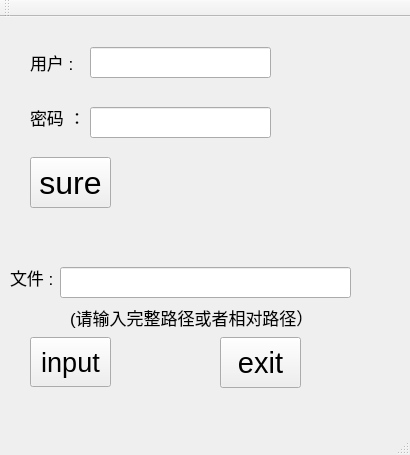
<?xml version="1.0" encoding="UTF-8"?>
<ui version="4.0">
 <class>MainWindow</class>
 <widget class="QMainWindow" name="MainWindow">
  <property name="geometry">
   <rect>
    <x>0</x>
    <y>0</y>
    <width>410</width>
    <height>455</height>
   </rect>
  </property>
  <property name="minimumSize">
   <size>
    <width>410</width>
    <height>455</height>
   </size>
  </property>
  <property name="maximumSize">
   <size>
    <width>410</width>
    <height>455</height>
   </size>
  </property>
  <property name="font">
   <font>
    <pointsize>12</pointsize>
   </font>
  </property>
  <property name="windowTitle">
   <string>lock</string>
  </property>
  <widget class="QWidget" name="centralWidget">
   <widget class="QPushButton" name="btn1">
    <property name="geometry">
     <rect>
      <x>30</x>
      <y>140</y>
      <width>81</width>
      <height>51</height>
     </rect>
    </property>
    <property name="font">
     <font>
      <pointsize>24</pointsize>
     </font>
    </property>
    <property name="layoutDirection">
     <enum>Qt::LeftToRight</enum>
    </property>
    <property name="text">
     <string>sure</string>
    </property>
   </widget>
   <widget class="QPushButton" name="btn2">
    <property name="geometry">
     <rect>
      <x>30</x>
      <y>320</y>
      <width>81</width>
      <height>50</height>
     </rect>
    </property>
    <property name="baseSize">
     <size>
      <width>0</width>
      <height>4</height>
     </size>
    </property>
    <property name="font">
     <font>
      <pointsize>20</pointsize>
     </font>
    </property>
    <property name="text">
     <string>input</string>
    </property>
   </widget>
   <widget class="QLineEdit" name="line1">
    <property name="geometry">
     <rect>
      <x>90</x>
      <y>30</y>
      <width>181</width>
      <height>31</height>
     </rect>
    </property>
   </widget>
   <widget class="QLineEdit" name="line2">
    <property name="geometry">
     <rect>
      <x>90</x>
      <y>90</y>
      <width>181</width>
      <height>31</height>
     </rect>
    </property>
    <property name="font">
     <font>
      <pointsize>12</pointsize>
     </font>
    </property>
   </widget>
   <widget class="QLabel" name="label">
    <property name="geometry">
     <rect>
      <x>30</x>
      <y>30</y>
      <width>61</width>
      <height>31</height>
     </rect>
    </property>
    <property name="font">
     <font>
      <pointsize>13</pointsize>
     </font>
    </property>
    <property name="text">
     <string>用户 :</string>
    </property>
   </widget>
   <widget class="QLabel" name="label_2">
    <property name="geometry">
     <rect>
      <x>30</x>
      <y>90</y>
      <width>54</width>
      <height>21</height>
     </rect>
    </property>
    <property name="font">
     <font>
      <pointsize>13</pointsize>
     </font>
    </property>
    <property name="text">
     <string>密码 ：</string>
    </property>
   </widget>
   <widget class="QLineEdit" name="line3">
    <property name="geometry">
     <rect>
      <x>60</x>
      <y>250</y>
      <width>291</width>
      <height>31</height>
     </rect>
    </property>
   </widget>
   <widget class="QLabel" name="label_3">
    <property name="geometry">
     <rect>
      <x>10</x>
      <y>250</y>
      <width>54</width>
      <height>21</height>
     </rect>
    </property>
    <property name="font">
     <font>
      <pointsize>13</pointsize>
     </font>
    </property>
    <property name="text">
     <string>文件 :</string>
    </property>
   </widget>
   <widget class="QLabel" name="label_4">
    <property name="geometry">
     <rect>
      <x>70</x>
      <y>290</y>
      <width>261</width>
      <height>21</height>
     </rect>
    </property>
    <property name="font">
     <font>
      <pointsize>13</pointsize>
     </font>
    </property>
    <property name="text">
     <string>(请输入完整路径或者相对路径）</string>
    </property>
   </widget>
   <widget class="QPushButton" name="lock">
    <property name="geometry">
     <rect>
      <x>220</x>
      <y>320</y>
      <width>81</width>
      <height>51</height>
     </rect>
    </property>
    <property name="font">
     <font>
      <pointsize>22</pointsize>
     </font>
    </property>
    <property name="text">
     <string>exit</string>
    </property>
   </widget>
  </widget>
  <widget class="QMenuBar" name="menuBar">
   <property name="geometry">
    <rect>
     <x>0</x>
     <y>0</y>
     <width>410</width>
     <height>27</height>
    </rect>
   </property>
  </widget>
  <widget class="QToolBar" name="mainToolBar">
   <attribute name="toolBarArea">
    <enum>TopToolBarArea</enum>
   </attribute>
   <attribute name="toolBarBreak">
    <bool>false</bool>
   </attribute>
  </widget>
  <widget class="QStatusBar" name="statusBar"/>
 </widget>
 <layoutdefault spacing="6" margin="11"/>
 <resources/>
 <connections/>
</ui>
